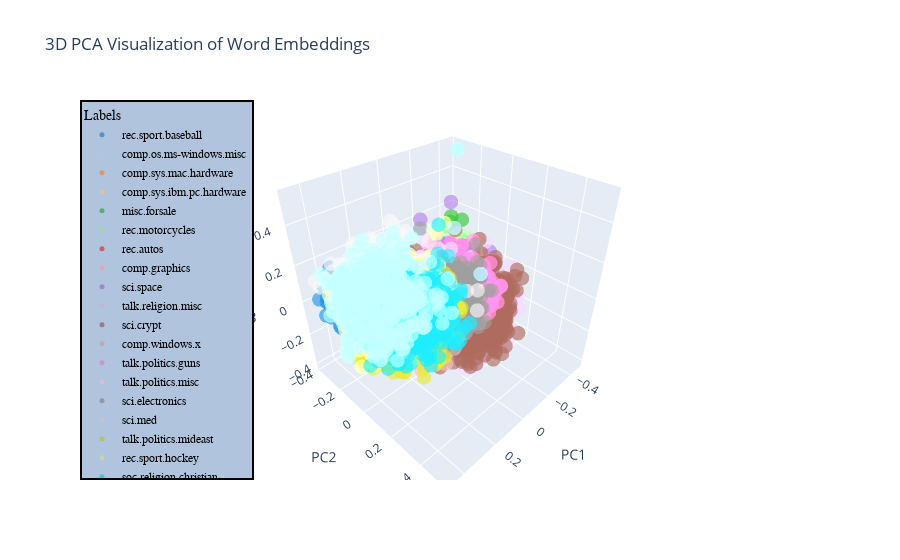
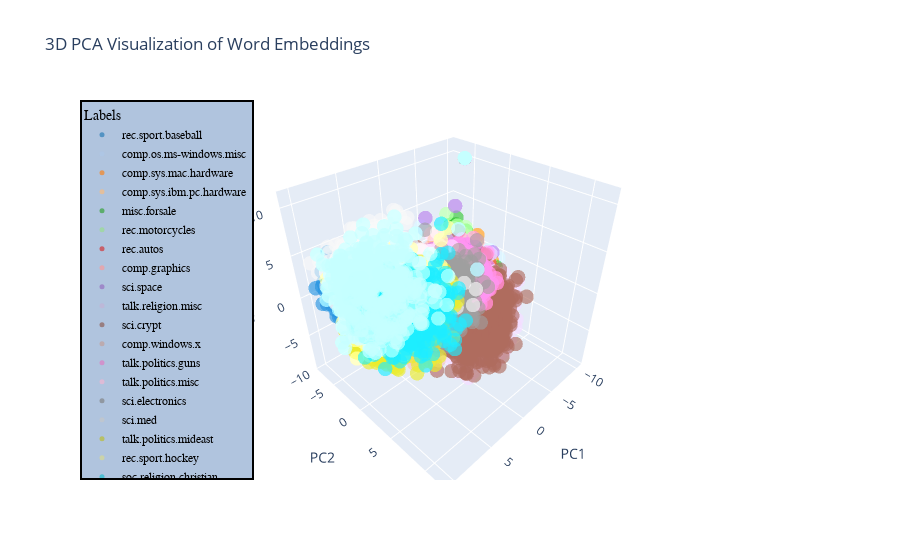

The cell these charts' notebook holds for them, in order:
### Markdown cell above
# PCA Reduction + Visualization

### Code cell
import numpy as np
import matplotlib.pyplot as plt

import plotly.graph_objects as go
from sklearn.decomposition import PCA

def plot_embeddings(embeddings, labels):
    # PCA to reduce dimensions to 3
    pca = PCA(n_components=3)
    reduced_embeddings = pca.fit_transform(embeddings)

    single_labels = labels

    # Creating a color map with 20 unique colors
    colors = [f'rgba({r}, {g}, {b}, 0.8)' for r, g, b, _ in 255 * plt.cm.tab20(np.arange(20))]

    # Plotting using Plotly
    fig = go.Figure()

    for idx, label in enumerate(train_labels_text):
        # Select data points belonging to the current label
        indices = single_labels == idx
        fig.add_trace(go.Scatter3d(
            x=reduced_embeddings[indices, 0],
            y=reduced_embeddings[indices, 1],
            z=reduced_embeddings[indices, 2],
            mode='markers',
            marker=dict(
                size=5,
                color=colors[idx],  # Use specific color for each label
                opacity=0.8
            ),
            name=label  # Use label text for legend
        ))

    fig.update_layout(
        title='3D PCA Visualization of Word Embeddings',
        scene=dict(
            xaxis_title='PC1',
            yaxis_title='PC2',
            zaxis_title='PC3'
        ),
        legend_title="Labels",
        legend=dict(
            x=0,
            y=1,
            traceorder="normal",
            font=dict(
                family="sans-serif",
                size=12,
                color="black"
            ),
            bgcolor="LightSteelBlue",
            bordercolor="Black",
            borderwidth=2
        )
    )

    fig.show()

plot_embeddings(train_embeddings_norm, train_labels)
plot_embeddings(refined_train_embeddings, train_labels)
plot_embeddings(refined_train_embeddings_bary, train_labels)

### Figure 1 — Plotly figure (JSON) as saved in the notebook; plotly's stock layout.template omitted (floating-point values rounded to 4 significant figures; data arrays with more than 128 entries replaced by an {"elided": "..."} marker saying what was removed)
{"data": [{"marker": {"color": "rgba(31.0, 119.0, 180.0, 0.8)", "opacity": 0.8, "size": 5}, "mode": "markers", "name": "rec.sport.baseball", "type": "scatter3d", "x": {"elided": "476 float values"}, "y": {"elided": "476 float values"}, "z": {"elided": "476 float values"}}, {"marker": {"color": "rgba(174.0, 199.0, 232.0, 0.8)", "opacity": 0.8, "size": 5}, "mode": "markers", "name": "comp.os.ms-windows.misc", "type": "scatter3d", "x": {"elided": "580 float values"}, "y": {"elided": "580 float values"}, "z": {"elided": "580 float values"}}, {"marker": {"color": "rgba(255.0, 127.0, 14.0, 0.8)", "opacity": 0.8, "size": 5}, "mode": "markers", "name": "comp.sys.mac.hardware", "type": "scatter3d", "x": {"elided": "573 float values"}, "y": {"elided": "573 float values"}, "z": {"elided": "573 float values"}}, {"marker": {"color": "rgba(255.0, 187.0, 120.0, 0.8)", "opacity": 0.8, "size": 5}, "mode": "markers", "name": "comp.sys.ibm.pc.hardware", "type": "scatter3d", "x": {"elided": "586 float values"}, "y": {"elided": "586 float values"}, "z": {"elided": "586 float values"}}, {"marker": {"color": "rgba(44.0, 160.0, 44.0, 0.8)", "opacity": 0.8, "size": 5}, "mode": "markers", "name": "misc.forsale", "type": "scatter3d", "x": {"elided": "577 float values"}, "y": {"elided": "577 float values"}, "z": {"elided": "577 float values"}}, {"marker": {"color": "rgba(152.0, 223.0, 138.0, 0.8)", "opacity": 0.8, "size": 5}, "mode": "markers", "name": "rec.motorcycles", "type": "scatter3d", "x": {"elided": "581 float values"}, "y": {"elided": "581 float values"}, "z": {"elided": "581 float values"}}, {"marker": {"color": "rgba(214.0, 39.0, 40.0, 0.8)", "opacity": 0.8, "size": 5}, "mode": "markers", "name": "rec.autos", "type": "scatter3d", "x": {"elided": "584 float values"}, "y": {"elided": "584 float values"}, "z": {"elided": "584 float values"}}, {"marker": {"color": "rgba(255.0, 152.0, 150.0, 0.8)", "opacity": 0.8, "size": 5}, "mode": "markers", "name": "comp.graphics", "type": "scatter3d", "x": {"elided": "593 float values"}, "y": {"elided": "593 float values"}, "z": {"elided": "593 float values"}}, {"marker": {"color": "rgba(148.0, 103.0, 189.0, 0.8)", "opacity": 0.8, "size": 5}, "mode": "markers", "name": "sci.space", "type": "scatter3d", "x": {"elided": "597 float values"}, "y": {"elided": "597 float values"}, "z": {"elided": "597 float values"}}, {"marker": {"color": "rgba(197.0, 176.0, 213.0, 0.8)", "opacity": 0.8, "size": 5}, "mode": "markers", "name": "talk.religion.misc", "type": "scatter3d", "x": {"elided": "597 float values"}, "y": {"elided": "597 float values"}, "z": {"elided": "597 float values"}}, {"marker": {"color": "rgba(140.0, 86.0, 75.0, 0.8)", "opacity": 0.8, "size": 5}, "mode": "markers", "name": "sci.crypt", "type": "scatter3d", "x": {"elided": "596 float values"}, "y": {"elided": "596 float values"}, "z": {"elided": "596 float values"}}, {"marker": {"color": "rgba(196.0, 156.0, 148.0, 0.8)", "opacity": 0.8, "size": 5}, "mode": "markers", "name": "comp.windows.x", "type": "scatter3d", "x": {"elided": "587 float values"}, "y": {"elided": "587 float values"}, "z": {"elided": "587 float values"}}, {"marker": {"color": "rgba(227.0, 119.0, 194.0, 0.8)", "opacity": 0.8, "size": 5}, "mode": "markers", "name": "talk.politics.guns", "type": "scatter3d", "x": {"elided": "590 float values"}, "y": {"elided": "590 float values"}, "z": {"elided": "590 float values"}}, {"marker": {"color": "rgba(247.0, 182.0, 210.0, 0.8)", "opacity": 0.8, "size": 5}, "mode": "markers", "name": "talk.politics.misc", "type": "scatter3d", "x": {"elided": "585 float values"}, "y": {"elided": "585 float values"}, "z": {"elided": "585 float values"}}, {"marker": {"color": "rgba(127.0, 127.0, 127.0, 0.8)", "opacity": 0.8, "size": 5}, "mode": "markers", "name": "sci.electronics", "type": "scatter3d", "x": {"elided": "587 float values"}, "y": {"elided": "587 float values"}, "z": {"elided": "587 float values"}}, {"marker": {"color": "rgba(199.0, 199.0, 199.0, 0.8)", "opacity": 0.8, "size": 5}, "mode": "markers", "name": "sci.med", "type": "scatter3d", "x": {"elided": "599 float values"}, "y": {"elided": "599 float values"}, "z": {"elided": "599 float values"}}, {"marker": {"color": "rgba(188.0, 189.0, 34.0, 0.8)", "opacity": 0.8, "size": 5}, "mode": "markers", "name": "talk.politics.mideast", "type": "scatter3d", "x": {"elided": "542 float values"}, "y": {"elided": "542 float values"}, "z": {"elided": "542 float values"}}, {"marker": {"color": "rgba(219.0, 219.0, 141.0, 0.8)", "opacity": 0.8, "size": 5}, "mode": "markers", "name": "rec.sport.hockey", "type": "scatter3d", "x": {"elided": "557 float values"}, "y": {"elided": "557 float values"}, "z": {"elided": "557 float values"}}, {"marker": {"color": "rgba(23.0, 190.0, 207.0, 0.8)", "opacity": 0.8, "size": 5}, "mode": "markers", "name": "soc.religion.christian", "type": "scatter3d", "x": {"elided": "458 float values"}, "y": {"elided": "458 float values"}, "z": {"elided": "458 float values"}}, {"marker": {"color": "rgba(158.0, 218.0, 229.0, 0.8)", "opacity": 0.8, "size": 5}, "mode": "markers", "name": "alt.atheism", "type": "scatter3d", "x": {"elided": "376 float values"}, "y": {"elided": "376 float values"}, "z": {"elided": "376 float values"}}], "layout": {"legend": {"bgcolor": "LightSteelBlue", "bordercolor": "Black", "borderwidth": 2, "font": {"color": "black", "family": "sans-serif", "size": 12}, "title": {"text": "Labels"}, "traceorder": "normal", "x": 0, "y": 1}, "scene": {"xaxis": {"title": {"text": "PC1"}}, "yaxis": {"title": {"text": "PC2"}}, "zaxis": {"title": {"text": "PC3"}}}, "title": {"text": "3D PCA Visualization of Word Embeddings"}}}

### Figure 2 — Plotly figure (JSON) as saved in the notebook; plotly's stock layout.template omitted (floating-point values rounded to 4 significant figures; data arrays with more than 128 entries replaced by an {"elided": "..."} marker saying what was removed)
{"data": [{"marker": {"color": "rgba(31.0, 119.0, 180.0, 0.8)", "opacity": 0.8, "size": 5}, "mode": "markers", "name": "rec.sport.baseball", "type": "scatter3d", "x": {"elided": "476 float values"}, "y": {"elided": "476 float values"}, "z": {"elided": "476 float values"}}, {"marker": {"color": "rgba(174.0, 199.0, 232.0, 0.8)", "opacity": 0.8, "size": 5}, "mode": "markers", "name": "comp.os.ms-windows.misc", "type": "scatter3d", "x": {"elided": "580 float values"}, "y": {"elided": "580 float values"}, "z": {"elided": "580 float values"}}, {"marker": {"color": "rgba(255.0, 127.0, 14.0, 0.8)", "opacity": 0.8, "size": 5}, "mode": "markers", "name": "comp.sys.mac.hardware", "type": "scatter3d", "x": {"elided": "573 float values"}, "y": {"elided": "573 float values"}, "z": {"elided": "573 float values"}}, {"marker": {"color": "rgba(255.0, 187.0, 120.0, 0.8)", "opacity": 0.8, "size": 5}, "mode": "markers", "name": "comp.sys.ibm.pc.hardware", "type": "scatter3d", "x": {"elided": "586 float values"}, "y": {"elided": "586 float values"}, "z": {"elided": "586 float values"}}, {"marker": {"color": "rgba(44.0, 160.0, 44.0, 0.8)", "opacity": 0.8, "size": 5}, "mode": "markers", "name": "misc.forsale", "type": "scatter3d", "x": {"elided": "577 float values"}, "y": {"elided": "577 float values"}, "z": {"elided": "577 float values"}}, {"marker": {"color": "rgba(152.0, 223.0, 138.0, 0.8)", "opacity": 0.8, "size": 5}, "mode": "markers", "name": "rec.motorcycles", "type": "scatter3d", "x": {"elided": "581 float values"}, "y": {"elided": "581 float values"}, "z": {"elided": "581 float values"}}, {"marker": {"color": "rgba(214.0, 39.0, 40.0, 0.8)", "opacity": 0.8, "size": 5}, "mode": "markers", "name": "rec.autos", "type": "scatter3d", "x": {"elided": "584 float values"}, "y": {"elided": "584 float values"}, "z": {"elided": "584 float values"}}, {"marker": {"color": "rgba(255.0, 152.0, 150.0, 0.8)", "opacity": 0.8, "size": 5}, "mode": "markers", "name": "comp.graphics", "type": "scatter3d", "x": {"elided": "593 float values"}, "y": {"elided": "593 float values"}, "z": {"elided": "593 float values"}}, {"marker": {"color": "rgba(148.0, 103.0, 189.0, 0.8)", "opacity": 0.8, "size": 5}, "mode": "markers", "name": "sci.space", "type": "scatter3d", "x": {"elided": "597 float values"}, "y": {"elided": "597 float values"}, "z": {"elided": "597 float values"}}, {"marker": {"color": "rgba(197.0, 176.0, 213.0, 0.8)", "opacity": 0.8, "size": 5}, "mode": "markers", "name": "talk.religion.misc", "type": "scatter3d", "x": {"elided": "597 float values"}, "y": {"elided": "597 float values"}, "z": {"elided": "597 float values"}}, {"marker": {"color": "rgba(140.0, 86.0, 75.0, 0.8)", "opacity": 0.8, "size": 5}, "mode": "markers", "name": "sci.crypt", "type": "scatter3d", "x": {"elided": "596 float values"}, "y": {"elided": "596 float values"}, "z": {"elided": "596 float values"}}, {"marker": {"color": "rgba(196.0, 156.0, 148.0, 0.8)", "opacity": 0.8, "size": 5}, "mode": "markers", "name": "comp.windows.x", "type": "scatter3d", "x": {"elided": "587 float values"}, "y": {"elided": "587 float values"}, "z": {"elided": "587 float values"}}, {"marker": {"color": "rgba(227.0, 119.0, 194.0, 0.8)", "opacity": 0.8, "size": 5}, "mode": "markers", "name": "talk.politics.guns", "type": "scatter3d", "x": {"elided": "590 float values"}, "y": {"elided": "590 float values"}, "z": {"elided": "590 float values"}}, {"marker": {"color": "rgba(247.0, 182.0, 210.0, 0.8)", "opacity": 0.8, "size": 5}, "mode": "markers", "name": "talk.politics.misc", "type": "scatter3d", "x": {"elided": "585 float values"}, "y": {"elided": "585 float values"}, "z": {"elided": "585 float values"}}, {"marker": {"color": "rgba(127.0, 127.0, 127.0, 0.8)", "opacity": 0.8, "size": 5}, "mode": "markers", "name": "sci.electronics", "type": "scatter3d", "x": {"elided": "587 float values"}, "y": {"elided": "587 float values"}, "z": {"elided": "587 float values"}}, {"marker": {"color": "rgba(199.0, 199.0, 199.0, 0.8)", "opacity": 0.8, "size": 5}, "mode": "markers", "name": "sci.med", "type": "scatter3d", "x": {"elided": "599 float values"}, "y": {"elided": "599 float values"}, "z": {"elided": "599 float values"}}, {"marker": {"color": "rgba(188.0, 189.0, 34.0, 0.8)", "opacity": 0.8, "size": 5}, "mode": "markers", "name": "talk.politics.mideast", "type": "scatter3d", "x": {"elided": "542 float values"}, "y": {"elided": "542 float values"}, "z": {"elided": "542 float values"}}, {"marker": {"color": "rgba(219.0, 219.0, 141.0, 0.8)", "opacity": 0.8, "size": 5}, "mode": "markers", "name": "rec.sport.hockey", "type": "scatter3d", "x": {"elided": "557 float values"}, "y": {"elided": "557 float values"}, "z": {"elided": "557 float values"}}, {"marker": {"color": "rgba(23.0, 190.0, 207.0, 0.8)", "opacity": 0.8, "size": 5}, "mode": "markers", "name": "soc.religion.christian", "type": "scatter3d", "x": {"elided": "458 float values"}, "y": {"elided": "458 float values"}, "z": {"elided": "458 float values"}}, {"marker": {"color": "rgba(158.0, 218.0, 229.0, 0.8)", "opacity": 0.8, "size": 5}, "mode": "markers", "name": "alt.atheism", "type": "scatter3d", "x": {"elided": "376 float values"}, "y": {"elided": "376 float values"}, "z": {"elided": "376 float values"}}], "layout": {"legend": {"bgcolor": "LightSteelBlue", "bordercolor": "Black", "borderwidth": 2, "font": {"color": "black", "family": "sans-serif", "size": 12}, "title": {"text": "Labels"}, "traceorder": "normal", "x": 0, "y": 1}, "scene": {"xaxis": {"title": {"text": "PC1"}}, "yaxis": {"title": {"text": "PC2"}}, "zaxis": {"title": {"text": "PC3"}}}, "title": {"text": "3D PCA Visualization of Word Embeddings"}}}
